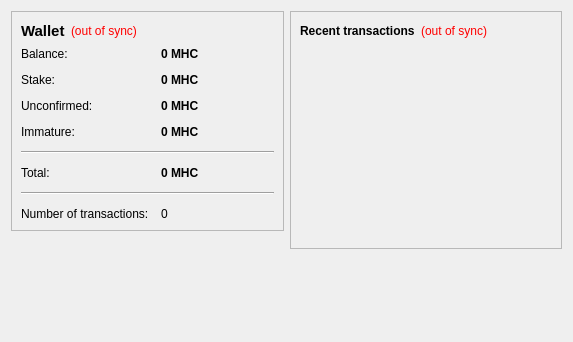
<?xml version="1.0" encoding="UTF-8"?>
<ui version="4.0">
 <class>OverviewPage</class>
 <widget class="QWidget" name="OverviewPage">
  <property name="geometry">
   <rect>
    <x>0</x>
    <y>0</y>
    <width>573</width>
    <height>342</height>
   </rect>
  </property>
  <property name="windowTitle">
   <string>Form</string>
  </property>
  <layout class="QHBoxLayout" name="horizontalLayout" stretch="1,1">
   <item>
    <layout class="QVBoxLayout" name="verticalLayout_2">
     <item>
      <widget class="QFrame" name="frame">
       <property name="frameShape">
        <enum>QFrame::StyledPanel</enum>
       </property>
       <property name="frameShadow">
        <enum>QFrame::Raised</enum>
       </property>
       <layout class="QVBoxLayout" name="verticalLayout_4">
        <item>
         <layout class="QHBoxLayout" name="horizontalLayout_4">
          <item>
           <widget class="QLabel" name="label_5">
            <property name="font">
             <font>
              <pointsize>11</pointsize>
              <weight>75</weight>
              <bold>true</bold>
             </font>
            </property>
            <property name="text">
             <string>Wallet</string>
            </property>
           </widget>
          </item>
          <item>
           <widget class="QLabel" name="labelWalletStatus">
            <property name="toolTip">
             <string>The displayed information may be out of date. Your wallet automatically synchronizes with the MoasCoin network after a connection is established, but this process has not completed yet.</string>
            </property>
            <property name="styleSheet">
             <string notr="true">QLabel { color: red; }</string>
            </property>
            <property name="text">
             <string notr="true">(out of sync)</string>
            </property>
            <property name="alignment">
             <set>Qt::AlignLeading|Qt::AlignLeft|Qt::AlignVCenter</set>
            </property>
           </widget>
          </item>
          <item>
           <spacer name="horizontalSpacer_2">
            <property name="orientation">
             <enum>Qt::Horizontal</enum>
            </property>
            <property name="sizeHint" stdset="0">
             <size>
              <width>40</width>
              <height>20</height>
             </size>
            </property>
           </spacer>
          </item>
         </layout>
        </item>
        <item>
         <layout class="QFormLayout" name="formLayout_2">
          <property name="fieldGrowthPolicy">
           <enum>QFormLayout::AllNonFixedFieldsGrow</enum>
          </property>
          <property name="horizontalSpacing">
           <number>12</number>
          </property>
          <property name="verticalSpacing">
           <number>12</number>
          </property>
          <item row="0" column="0">
           <widget class="QLabel" name="label">
            <property name="text">
             <string>Balance:</string>
            </property>
           </widget>
          </item>
          <item row="0" column="1">
           <widget class="QLabel" name="labelBalance">
            <property name="font">
             <font>
              <weight>75</weight>
              <bold>true</bold>
             </font>
            </property>
            <property name="cursor">
             <cursorShape>IBeamCursor</cursorShape>
            </property>
            <property name="toolTip">
             <string>Your current balance</string>
            </property>
            <property name="text">
             <string notr="true">0 MHC</string>
            </property>
            <property name="textInteractionFlags">
             <set>Qt::LinksAccessibleByMouse|Qt::TextSelectableByKeyboard|Qt::TextSelectableByMouse</set>
            </property>
           </widget>
          </item>
          <item row="1" column="0">
           <widget class="QLabel" name="label_6">
            <property name="text">
             <string>Stake:</string>
            </property>
           </widget>
          </item>
          <item row="1" column="1">
           <widget class="QLabel" name="labelStake">
            <property name="font">
             <font>
              <weight>75</weight>
              <bold>true</bold>
             </font>
            </property>
            <property name="cursor">
             <cursorShape>IBeamCursor</cursorShape>
            </property>
            <property name="toolTip">
             <string>Total of coins that was staked, and do not yet count toward the current balance</string>
            </property>
            <property name="text">
             <string notr="true">0 MHC</string>
            </property>
            <property name="textInteractionFlags">
             <set>Qt::LinksAccessibleByMouse|Qt::TextSelectableByKeyboard|Qt::TextSelectableByMouse</set>
            </property>
           </widget>
          </item>
          <item row="2" column="0">
           <widget class="QLabel" name="label_3">
            <property name="text">
             <string>Unconfirmed:</string>
            </property>
           </widget>
          </item>
          <item row="2" column="1">
           <widget class="QLabel" name="labelUnconfirmed">
            <property name="font">
             <font>
              <weight>75</weight>
              <bold>true</bold>
             </font>
            </property>
            <property name="cursor">
             <cursorShape>IBeamCursor</cursorShape>
            </property>
            <property name="toolTip">
             <string>Total of transactions that have yet to be confirmed, and do not yet count toward the current balance</string>
            </property>
            <property name="text">
             <string notr="true">0 MHC</string>
            </property>
            <property name="textInteractionFlags">
             <set>Qt::LinksAccessibleByMouse|Qt::TextSelectableByKeyboard|Qt::TextSelectableByMouse</set>
            </property>
           </widget>
          </item>
          <item row="3" column="0">
           <widget class="QLabel" name="labelImmatureText">
            <property name="text">
             <string>Immature:</string>
            </property>
           </widget>
          </item>
          <item row="3" column="1">
           <widget class="QLabel" name="labelImmature">
            <property name="font">
             <font>
              <weight>75</weight>
              <bold>true</bold>
             </font>
            </property>
            <property name="toolTip">
             <string>Mined balance that has not yet matured</string>
            </property>
            <property name="text">
             <string notr="true">0 MHC</string>
            </property>
            <property name="textInteractionFlags">
             <set>Qt::LinksAccessibleByMouse|Qt::TextSelectableByKeyboard|Qt::TextSelectableByMouse</set>
            </property>
           </widget>
          </item>
          <item row="4" column="0" colspan="2">
           <widget class="Line" name="line">
            <property name="orientation">
             <enum>Qt::Horizontal</enum>
            </property>
           </widget>
          </item>
          <item row="5" column="0">
           <widget class="QLabel" name="labelTotalText">
            <property name="text">
             <string>Total:</string>
            </property>
           </widget>
          </item>
          <item row="5" column="1">
           <widget class="QLabel" name="labelTotal">
            <property name="font">
             <font>
              <weight>75</weight>
              <bold>true</bold>
             </font>
            </property>
            <property name="toolTip">
             <string>Sum of all balances (mature, immature, unconfirmed and stake)</string>
            </property>
            <property name="text">
             <string notr="true">0 MHC</string>
            </property>
            <property name="textInteractionFlags">
             <set>Qt::LinksAccessibleByMouse|Qt::TextSelectableByKeyboard|Qt::TextSelectableByMouse</set>
            </property>
           </widget>
          </item>
          <item row="6" column="0" colspan="2">
           <widget class="Line" name="line">
            <property name="orientation">
             <enum>Qt::Horizontal</enum>
            </property>
           </widget>
          </item>
          <item row="7" column="0">
           <widget class="QLabel" name="label_2">
            <property name="text">
             <string>Number of transactions:</string>
            </property>
           </widget>
          </item>
          <item row="7" column="1">
           <widget class="QLabel" name="labelNumTransactions">
            <property name="toolTip">
             <string>Total number of transactions in wallet</string>
            </property>
            <property name="text">
             <string notr="true">0</string>
            </property>
           </widget>
          </item>
         </layout>
        </item>
       </layout>
      </widget>
     </item>
     <item>
      <spacer name="verticalSpacer">
       <property name="orientation">
        <enum>Qt::Vertical</enum>
       </property>
       <property name="sizeHint" stdset="0">
        <size>
         <width>20</width>
         <height>40</height>
        </size>
       </property>
      </spacer>
     </item>
    </layout>
   </item>
   <item>
    <layout class="QVBoxLayout" name="verticalLayout_3">
     <item>
      <widget class="QFrame" name="frame_2">
       <property name="frameShape">
        <enum>QFrame::StyledPanel</enum>
       </property>
       <property name="frameShadow">
        <enum>QFrame::Raised</enum>
       </property>
       <layout class="QVBoxLayout" name="verticalLayout">
        <item>
         <layout class="QHBoxLayout" name="horizontalLayout_2">
          <item>
           <widget class="QLabel" name="label_4">
            <property name="text">
             <string>&lt;b&gt;Recent transactions&lt;/b&gt;</string>
            </property>
           </widget>
          </item>
          <item>
           <widget class="QLabel" name="labelTransactionsStatus">
            <property name="toolTip">
             <string>The displayed information may be out of date. Your wallet automatically synchronizes with the MoasCoin network after a connection is established, but this process has not completed yet.</string>
            </property>
            <property name="styleSheet">
             <string notr="true">QLabel { color: red; }</string>
            </property>
            <property name="text">
             <string notr="true">(out of sync)</string>
            </property>
            <property name="alignment">
             <set>Qt::AlignRight|Qt::AlignTrailing|Qt::AlignVCenter</set>
            </property>
           </widget>
          </item>
          <item>
           <spacer name="horizontalSpacer">
            <property name="orientation">
             <enum>Qt::Horizontal</enum>
            </property>
            <property name="sizeHint" stdset="0">
             <size>
              <width>40</width>
              <height>20</height>
             </size>
            </property>
           </spacer>
          </item>
         </layout>
        </item>
        <item>
         <widget class="QListView" name="listTransactions">
          <property name="styleSheet">
           <string notr="true">QListView { background: transparent; }</string>
          </property>
          <property name="frameShape">
           <enum>QFrame::NoFrame</enum>
          </property>
          <property name="verticalScrollBarPolicy">
           <enum>Qt::ScrollBarAlwaysOff</enum>
          </property>
          <property name="horizontalScrollBarPolicy">
           <enum>Qt::ScrollBarAlwaysOff</enum>
          </property>
          <property name="selectionMode">
           <enum>QAbstractItemView::NoSelection</enum>
          </property>
         </widget>
        </item>
       </layout>
      </widget>
     </item>
     <item>
      <spacer name="verticalSpacer_2">
       <property name="orientation">
        <enum>Qt::Vertical</enum>
       </property>
       <property name="sizeHint" stdset="0">
        <size>
         <width>20</width>
         <height>40</height>
        </size>
       </property>
      </spacer>
     </item>
    </layout>
   </item>
  </layout>
 </widget>
 <resources/>
 <connections/>
</ui>
